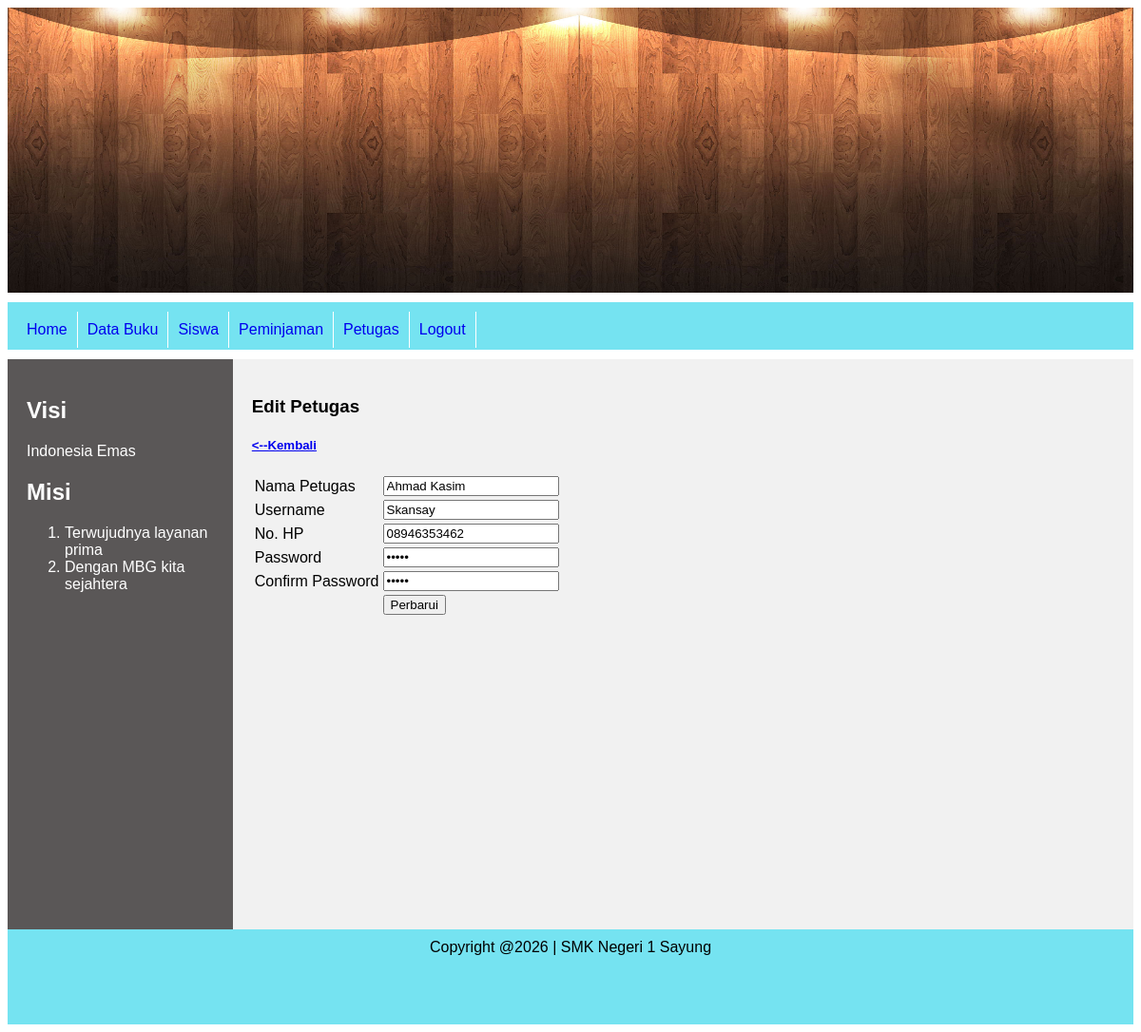
Screenshot of /admin/index.php?page=petugasubah&idpetugas=1 (signed in) with the database file from the repository.
### tables this page shows
CREATE TABLE `tbl_petugas` (
  `idpetugas` int NOT NULL,
  `namapetugas` varchar(100) NOT NULL,
  `hp` varchar(20) NOT NULL,
  `username` varchar(50) NOT NULL,
  `password` varchar(50) NOT NULL,
  `created_at` timestamp NOT NULL DEFAULT CURRENT_TIMESTAMP,
  `updated_at` timestamp NULL DEFAULT NULL
);

### admin/halaman/petugas/petugasubah.php (the view, shortened to what this page needs)
<?php
include "../koneksi.php";
$id = $_GET['idpetugas'];
$sql = "SELECT * FROM tbl_petugas WHERE idpetugas = $id";
$query = mysqli_query($conn, $sql);
?>
<!DOCTYPE html>
<html lang="en">
<head>
</head>
<body>
    <h3>Edit Petugas</h3>
    <h5><a href="index.php?page=petugas"><--Kembali</a></h5>
    <form action="halaman/petugas/petugasubah_aksi.php" method="post">
        <?php
        while($data = mysqli_fetch_assoc($query)) {
        ?>
    <table>
        <tr>
            <td>Nama Petugas</td>
            <td><input type="text" name="namapetugas" value="<?php echo $data['namapetugas'];?>"></td>
        </tr>
        <tr>
            <td>Username</td>
            <td><input type="text" name="username" value="<?php echo $data['username'];?>"></td>
        </tr>
        <tr>
            <td>No. HP</td>
            <td><input type="number" name="hp" value="<?php echo $data['hp'];?>"></td>
        </tr>
        <tr>
            <td>Password</td>
            <td><input type="password" name="password" value="<?php echo $data['password'];?>"></td>
        </tr>
        <tr>
            <td>Confirm Password</td>
            <td><input type="password" name="cpass" value="<?php echo $data['password'];?>"></td>
        </tr>
        <tr>
            <td></td>
            <td><input type="submit" name="tombolubah" value="Perbarui"></td>
        </tr>
    </table>
    <?php }
    ?>
</form>
</body>
</html>

### css/style.css (style rules this page uses)
* { box-sizing: border-box; }
body { font-family: Arial, Helvetica, sans-serif; }

### rows the page displays
tbl_petugas: namapetugas "Ahmad Kasim", username "Skansay", hp "08946353462"
